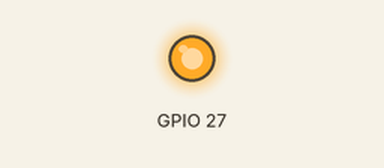
This program was run on a simulated Raspberry Pi (BCM pin numbers). On the bench: output pins drawn as LEDs (lit = HIGH). At 10.0 s the program stops and its outputs stay as they are.

Above: at 0.1 s.
At 10.1 s:
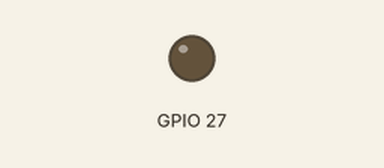
Timing chart, 0 to 11.5 s (numbered marks = the images above):
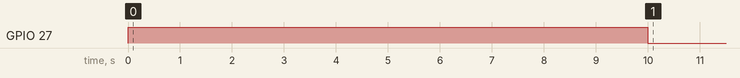

The program:

gpio1.py
```python
import RPi.GPIO as GPIO
from time import sleep

# Set mode and pin on RPI
GPIO.setmode(GPIO.BCM)
GPIO.setup(27, GPIO.OUT)

# Set the pin to high - 1
GPIO.output(27, 1)

# Wait the desired amount of time
sleep(10)

# Set the pin to low (off) - 0
GPIO.output(27, 0)

# Reset the system to avoid errors
GPIO.cleanup()
```

Measured:
- by itself, GPIO 27: LOW → HIGH at 0.00 s, → LOW 10.0 s later
